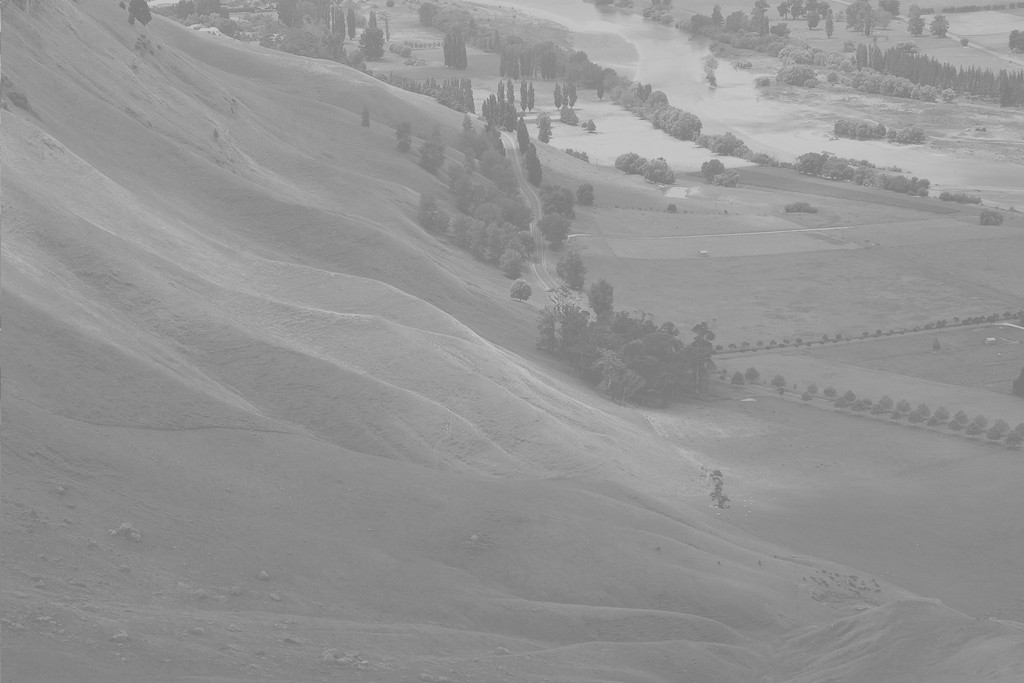
%> input picture HW2/Sample.jpg, 1024 x 683 px
$ octave --eval "HistogramEqualization('Sample.jpg');"   (GNU Octave 9; MATLAB toolbox functions it lacks are replaced by stand-ins)
%> lines starting %> are read from the running program, lines starting %| are printed output that depends on the picture
function[] = HistogramEqualization(fileName)
%> called with fileName = 'Sample.jpg'
    f =imread(fileName);
%> f is the input picture: size 683x1024x3 uint8; min 114, max 208, mean 148
    f = rgb2gray(f);
%> f: size 683x1024 uint8
    cnt = zeros(256,1);
    pr = zeros(256,1);
    [r c] = size(f);
%> r = 683; c = 1024
    for ii=1:r
        for jj=1:c
             pos=f(ii,jj);
             cnt(pos+1,1)=cnt(pos+1)+1; %for histogram
             pr(pos+1,1)=cnt(pos+1,1)/(r*c); %for probability
        end
    end
%> after the loop, cnt = 256 values, max 28701 at index 138, min 0 at index 1, mean 2732; pr = 256 values, max 0.041 at index 138, min 0 at index 1, mean 0.00391
    subplot(2,2,1),imshow(f),title('Origin Image');
    subplot(2,2,2),stem(cnt);

    %%

    %pr=cnt/(r*c);
    cnts=zeros(256,1);
    sk=zeros(256,1);
    sum=0;
    for i=1:size(pr)
        sum=sum+cnt(i);
            s=sum/(r*c);
            sk(i,1)=round(s*255);

    end
%> after the loop, sk = 256 values from 0 to 255; sum = 699392
    %%
    for k=1:256
        m=sk(k,1);
       %m=uint16(m);
       cnts(m+1,1)=cnts(m+1,1)+cnt(k,1);
    end
%> after the loop, cnts = 256 values, max 28701 at index 64, min 0 at index 6, mean 2732
    %subplot(2,1,2),imshow(cnt);
    hnew=uint8(zeros(r,c));
    for i=1:r
        for j=1:c
            hnew(i,j)=sk(f(i,j)+1,1);
        end
    end
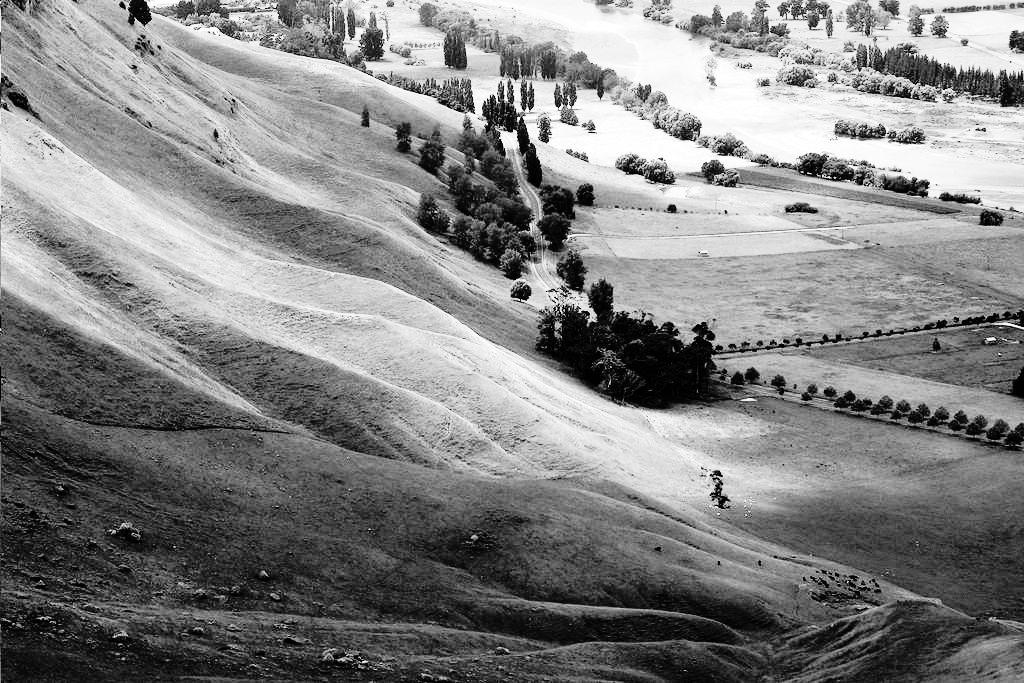
%> hnew: size 683x1024 uint8; min 0, max 255, mean 130.5
%> `HistogramEqualization('Sample.jpg');`:
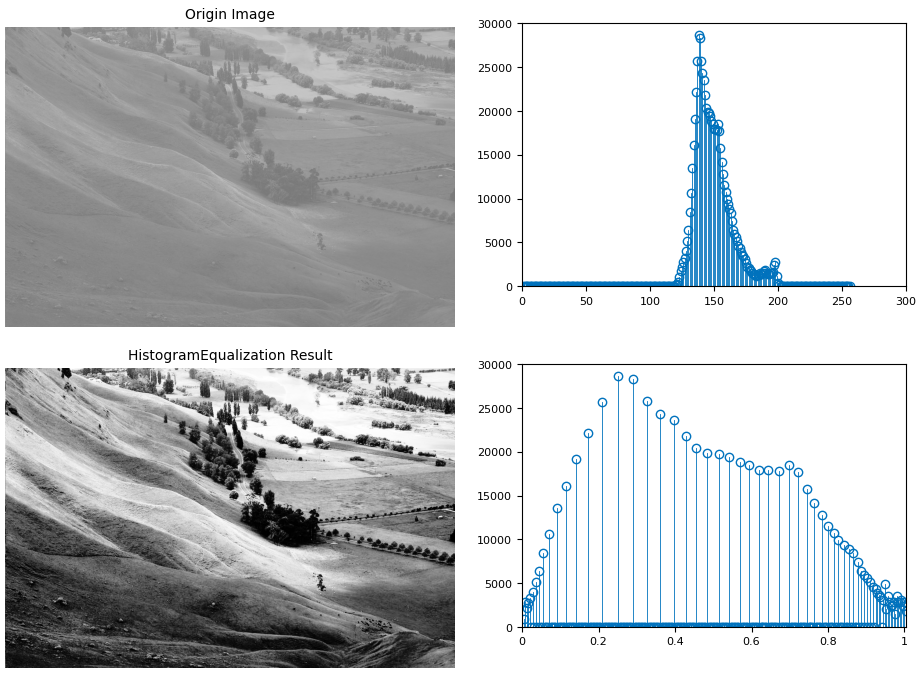
%> figure redrawn from the program's plot data, 4 panels

    subplot(2,2,3),imshow(hnew),title('HistogramEqualization Result');
    subplot(2,2,4),stem(cnts),title('');
    set(gca,'XTick',0:51:256);
    set(gca,'XTickLabel',{'0','0.2','0.4','0.6','0.8','1'});
    axis([0 256 0 30000]);
end
